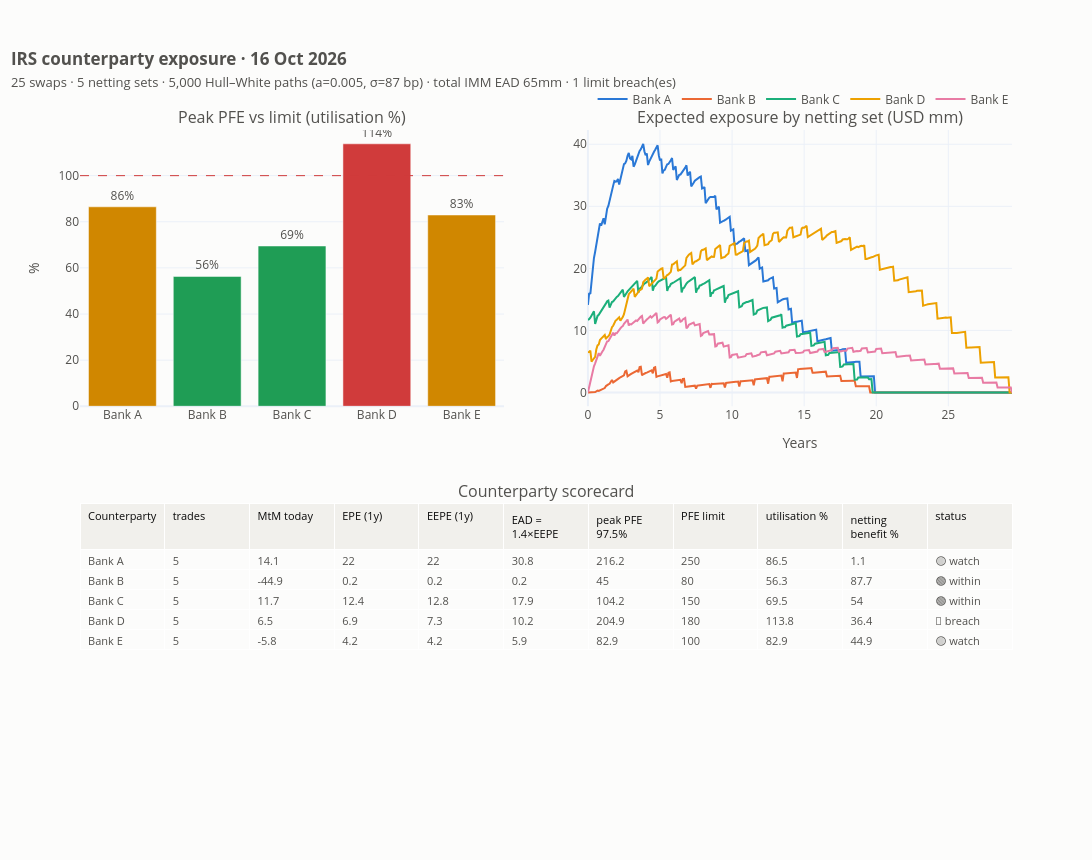

Write notebook code for a chart like this one.
### Markdown cell above
## 11. Counterparty exposure dashboard

### Code cell
status_color = {
    "🟢 within": STATUS["green"],
    "🟡 watch": STATUS["amber"],
    "🔴 breach": STATUS["red"],
}
dash = make_subplots(
    rows=2,
    cols=2,
    vertical_spacing=0.15,
    horizontal_spacing=0.09,
    specs=[[{}, {}], [{"colspan": 2, "type": "table"}, None]],
    subplot_titles=(
        "Peak PFE vs limit (utilisation %)",
        "Expected exposure by netting set (USD mm)",
        "Counterparty scorecard",
    ),
)
dash.add_trace(
    go.Bar(
        x=summary.index,
        y=summary["utilisation %"],
        showlegend=False,
        marker_color=[status_color[s] for s in summary["status"]],
        text=[f"{u:.0f}%" for u in summary["utilisation %"]],
        textposition="outside",
    ),
    1,
    1,
)
dash.add_hline(
    y=100, line=dict(color=STATUS["red"], dash="dash", width=1), row=1, col=1
)
for i, cp in enumerate(COUNTERPARTIES):
    dash.add_trace(
        go.Scatter(
            x=TIME,
            y=metrics[cp]["EE"],
            name=cp,
            line=dict(color=PALETTE[i], width=2),
        ),
        1,
        2,
    )
cols = [
    "trades",
    "MtM today",
    "EPE (1y)",
    "EEPE (1y)",
    "EAD = 1.4×EEPE",
    "peak PFE 97.5%",
    "PFE limit",
    "utilisation %",
    "netting benefit %",
    "status",
]
dash.add_trace(
    go.Table(
        header=dict(
            values=["Counterparty"] + cols,
            fill_color="#f1f0ec",
            font=dict(color=INK, size=11),
            align="left",
        ),
        cells=dict(
            values=[summary.index]
            + [
                (
                    summary[c].round(1)
                    if c != "status"
                    else summary[c].astype(str)
                )
                for c in cols
            ],
            fill_color=SURFACE,
            font=dict(color=INK_2, size=11),
            align="left",
        ),
    ),
    2,
    1,
)
total_ead = summary["EAD = 1.4×EEPE"].sum()
dash.update_layout(
    height=860,
    width=1350,
    template="plotly_white",
    paper_bgcolor=SURFACE,
    plot_bgcolor=SURFACE,
    font=dict(color=INK_2),
    legend=dict(orientation="h", y=1.07, x=0.55),
    margin=dict(t=130),
    title=dict(
        x=0.01,
        text=(
            f"<b>IRS counterparty exposure · {EVAL_DATE:%d %b %Y}</b><br><span"
            f" style='font-size:13px;color:{INK_2}'>{len(book)} swaps ·"
            f" {len(COUNTERPARTIES)} netting sets · {N_PATHS:,} Hull–White"
            f" paths (a={A_HW:.3f}, σ={SIGMA_HW*1e4:.0f} bp) · total IMM EAD"
            f" {total_ead:,.0f}mm ·"
            f" {(summary['status'] == '🔴 breach').sum()} limit"
            " breach(es)</span>"
        ),
    ),
)
dash.update_yaxes(title_text="%", row=1, col=1)
dash.update_xaxes(title_text="Years", row=1, col=2)
dash.write_html(OUT_DIR / "dashboard.html", include_plotlyjs="cdn")
try:
    dash.write_image(OUT_DIR / "dashboard.png", scale=2)
    print("Dashboard saved: outputs/dashboard.html and .png")
except Exception as err:
    print(
        f"Dashboard saved as HTML; PNG skipped ({type(err).__name__}). Run"
        " `plotly_get_chrome` once."
    )
summary.to_csv(OUT_DIR / "counterparty_exposure_summary.csv")
pd.DataFrame({
    "years": TIME,
    **{f"EE_{c}": metrics[c]["EE"] for c in COUNTERPARTIES},
    **{f"PFE_{c}": metrics[c]["PFE"] for c in COUNTERPARTIES},
}).to_csv(OUT_DIR / "exposure_profiles.csv", index=False)
dash.show()

### Figure 1 — Plotly figure (JSON) as saved in the notebook; plotly's stock layout.template omitted (floating-point values rounded to 4 significant figures; data arrays with more than 128 entries replaced by an {"elided": "..."} marker saying what was removed)
{"data": [{"marker": {"color": ["#d08700", "#1f9d55", "#1f9d55", "#d03b3b", "#d08700"]}, "showlegend": false, "text": ["86%", "56%", "69%", "114%", "83%"], "textposition": "outside", "type": "bar", "x": ["Bank A", "Bank B", "Bank C", "Bank D", "Bank E"], "xaxis": "x", "y": [86.49, 56.31, 69.5, 113.8, 82.94], "yaxis": "y"}, {"line": {"color": "#2a78d6", "width": 2}, "name": "Bank A", "type": "scatter", "x": {"elided": "354 float values"}, "xaxis": "x2", "y": {"elided": "354 float values"}, "yaxis": "y2"}, {"line": {"color": "#eb6834", "width": 2}, "name": "Bank B", "type": "scatter", "x": {"elided": "354 float values"}, "xaxis": "x2", "y": {"elided": "354 float values"}, "yaxis": "y2"}, {"line": {"color": "#1baf7a", "width": 2}, "name": "Bank C", "type": "scatter", "x": {"elided": "354 float values"}, "xaxis": "x2", "y": {"elided": "354 float values"}, "yaxis": "y2"}, {"line": {"color": "#eda100", "width": 2}, "name": "Bank D", "type": "scatter", "x": {"elided": "354 float values"}, "xaxis": "x2", "y": {"elided": "354 float values"}, "yaxis": "y2"}, {"line": {"color": "#e87ba4", "width": 2}, "name": "Bank E", "type": "scatter", "x": {"elided": "354 float values"}, "xaxis": "x2", "y": {"elided": "354 float values"}, "yaxis": "y2"}, {"cells": {"align": "left", "fill": {"color": "#fcfcfb"}, "font": {"color": "#52514e", "size": 11}, "values": [["Bank A", "Bank B", "Bank C", "Bank D", "Bank E"], [5, 5, 5, 5, 5], [14.1, -44.9, 11.7, 6.5, -5.8], [22, 0.2, 12.4, 6.9, 4.2], [22, 0.2, 12.8, 7.3, 4.2], [30.8, 0.2, 17.9, 10.2, 5.9], [216.2, 45, 104.2, 204.9, 82.9], [250, 80, 150, 180, 100], [86.5, 56.3, 69.5, 113.8, 82.9], [1.1, 87.7, 54, 36.4, 44.9], ["🟡 watch", "🟢 within", "🟢 within", "🔴 breach", "🟡 watch"]]}, "domain": {"x": [0, 1], "y": [0, 0.425]}, "header": {"align": "left", "fill": {"color": "#f1f0ec"}, "font": {"color": "#0b0b0b", "size": 11}, "values": ["Counterparty", "trades", "MtM today", "EPE (1y)", "EEPE (1y)", "EAD = 1.4×EEPE", "peak PFE 97.5%", "PFE limit", "utilisation %", "netting benefit %", "status"]}, "type": "table"}], "layout": {"annotations": [{"font": {"size": 16}, "showarrow": false, "text": "Peak PFE vs limit (utilisation %)", "x": 0.2275, "xanchor": "center", "xref": "paper", "y": 1, "yanchor": "bottom", "yref": "paper"}, {"font": {"size": 16}, "showarrow": false, "text": "Expected exposure by netting set (USD mm)", "x": 0.7725, "xanchor": "center", "xref": "paper", "y": 1, "yanchor": "bottom", "yref": "paper"}, {"font": {"size": 16}, "showarrow": false, "text": "Counterparty scorecard", "x": 0.5, "xanchor": "center", "xref": "paper", "y": 0.425, "yanchor": "bottom", "yref": "paper"}], "font": {"color": "#52514e"}, "height": 860, "legend": {"orientation": "h", "x": 0.55, "y": 1.07}, "margin": {"t": 130}, "paper_bgcolor": "#fcfcfb", "plot_bgcolor": "#fcfcfb", "shapes": [{"line": {"color": "#d03b3b", "dash": "dash", "width": 1}, "type": "line", "x0": 0, "x1": 1, "xref": "x domain", "y0": 100, "y1": 100, "yref": "y"}], "title": {"text": "<b>IRS counterparty exposure · 16 Oct 2026</b><br><span style='font-size:13px;color:#52514e'>25 swaps · 5 netting sets · 5,000 Hull–White paths (a=0.005, σ=87 bp) · total IMM EAD 65mm · 1 limit breach(es)</span>", "x": 0.01}, "width": 1350, "xaxis": {"anchor": "y", "domain": [0, 0.455]}, "xaxis2": {"anchor": "y2", "domain": [0.545, 1], "title": {"text": "Years"}}, "yaxis": {"anchor": "x", "domain": [0.575, 1], "title": {"text": "%"}}, "yaxis2": {"anchor": "x2", "domain": [0.575, 1]}}}
